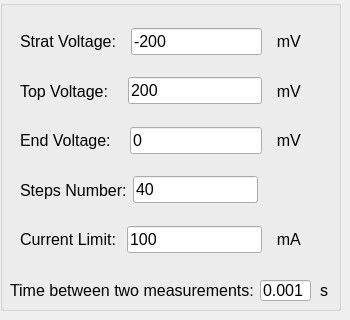
          <widget class="QWidget" name="tab">
           <attribute name="title">
            <string>Sweep Voltage</string>
           </attribute>
           <widget class="QGroupBox" name="groupBox_sweep_voltage">
            <property name="geometry">
             <rect>
              <x>0</x>
              <y>0</y>
              <width>341</width>
              <height>311</height>
             </rect>
            </property>
            <property name="title">
             <string/>
            </property>
            <widget class="QLabel" name="label_13">
             <property name="geometry">
              <rect>
               <x>10</x>
               <y>280</y>
               <width>261</width>
               <height>21</height>
              </rect>
             </property>
             <property name="font">
              <font>
               <pointsize>12</pointsize>
              </font>
             </property>
             <property name="text">
              <string>Time between two measurements:</string>
             </property>
            </widget>
            <widget class="QLineEdit" name="lineEdit_voltage_time_measurements">
             <property name="geometry">
              <rect>
               <x>260</x>
               <y>280</y>
               <width>51</width>
               <height>21</height>
              </rect>
             </property>
             <property name="font">
              <font>
               <pointsize>12</pointsize>
              </font>
             </property>
             <property name="text">
              <string>0.001</string>
             </property>
            </widget>
            <widget class="QLabel" name="label_14">
             <property name="geometry">
              <rect>
               <x>320</x>
               <y>280</y>
               <width>21</width>
               <height>21</height>
              </rect>
             </property>
             <property name="font">
              <font>
               <pointsize>12</pointsize>
              </font>
             </property>
             <property name="text">
              <string>s</string>
             </property>
            </widget>
            <widget class="QWidget" name="layoutWidget_7">
             <property name="geometry">
              <rect>
               <x>20</x>
               <y>20</y>
               <width>281</width>
               <height>241</height>
              </rect>
             </property>
             <layout class="QVBoxLayout" name="verticalLayout_7">
              <item>
               <layout class="QHBoxLayout" name="horizontalLayout_8">
                <item>
                 <widget class="QLabel" name="label_25">
                  <property name="font">
                   <font>
                    <pointsize>12</pointsize>
                   </font>
                  </property>
                  <property name="text">
                   <string>Strat Voltage:  </string>
                  </property>
                 </widget>
                </item>
                <item>
                 <widget class="QLineEdit" name="lineEdit_start_voltage">
                  <property name="font">
                   <font>
                    <pointsize>12</pointsize>
                   </font>
                  </property>
                  <property name="text">
                   <string>-200</string>
                  </property>
                 </widget>
                </item>
                <item>
                 <widget class="QLabel" name="label_26">
                  <property name="font">
                   <font>
                    <pointsize>12</pointsize>
                   </font>
                  </property>
                  <property name="text">
                   <string>  mV</string>
                  </property>
                 </widget>
                </item>
               </layout>
              </item>
              <item>
               <layout class="QHBoxLayout" name="horizontalLayout_13">
                <item>
                 <widget class="QLabel" name="label_27">
                  <property name="font">
                   <font>
                    <pointsize>12</pointsize>
                   </font>
                  </property>
                  <property name="text">
                   <string>Top Voltage:   </string>
                  </property>
                 </widget>
                </item>
                <item>
                 <widget class="QLineEdit" name="lineEdit_top_voltage">
                  <property name="font">
                   <font>
                    <pointsize>12</pointsize>
                   </font>
                  </property>
                  <property name="text">
                   <string>200</string>
                  </property>
                 </widget>
                </item>
                <item>
                 <widget class="QLabel" name="label_28">
                  <property name="font">
                   <font>
                    <pointsize>12</pointsize>
                   </font>
                  </property>
                  <property name="text">
                   <string>  mV</string>
                  </property>
                 </widget>
                </item>
               </layout>
              </item>
              <item>
               <layout class="QHBoxLayout" name="horizontalLayout_14">
                <item>
                 <widget class="QLabel" name="label_29">
                  <property name="font">
                   <font>
                    <pointsize>12</pointsize>
                   </font>
                  </property>
                  <property name="text">
                   <string>End Voltage:   </string>
                  </property>
                 </widget>
                </item>
                <item>
                 <widget class="QLineEdit" name="lineEdit_end_voltage">
                  <property name="font">
                   <font>
                    <pointsize>12</pointsize>
                   </font>
                  </property>
                  <property name="text">
                   <string>0</string>
                  </property>
                 </widget>
                </item>
                <item>
                 <widget class="QLabel" name="label_30">
                  <property name="font">
                   <font>
                    <pointsize>12</pointsize>
                   </font>
                  </property>
                  <property name="text">
                   <string>  mV</string>
                  </property>
                 </widget>
                </item>
               </layout>
              </item>
              <item>
               <layout class="QHBoxLayout" name="horizontalLayout_15">
                <item>
                 <widget class="QLabel" name="label_31">
                  <property name="font">
                   <font>
                    <pointsize>12</pointsize>
                   </font>
                  </property>
                  <property name="text">
                   <string>Steps Number:</string>
                  </property>
                 </widget>
                </item>
                <item>
                 <widget class="QLineEdit" name="lineEdit_time_steps_v">
                  <property name="font">
                   <font>
                    <pointsize>12</pointsize>
                   </font>
                  </property>
                  <property name="text">
                   <string>40</string>
                  </property>
                 </widget>
                </item>
                <item>
                 <widget class="QLabel" name="label_15">
                  <property name="text">
                   <string/>
                  </property>
                 </widget>
                </item>
                <item>
                 <widget class="QLabel" name="label_37">
                  <property name="font">
                   <font>
                    <pointsize>12</pointsize>
                   </font>
                  </property>
                  <property name="text">
                   <string/>
                  </property>
                 </widget>
                </item>
                <item>
                 <widget class="QLabel" name="label_32">
                  <property name="font">
                   <font>
                    <pointsize>12</pointsize>
                   </font>
                  </property>
                  <property name="text">
                   <string/>
                  </property>
                 </widget>
                </item>
               </layout>
              </item>
              <item>
               <layout class="QHBoxLayout" name="horizontalLayout_16">
                <item>
                 <widget class="QLabel" name="label_33">
                  <property name="font">
                   <font>
                    <pointsize>12</pointsize>
                   </font>
                  </property>
                  <property name="text">
                   <string>Current Limit: </string>
                  </property>
                 </widget>
                </item>
                <item>
                 <widget class="QLineEdit" name="lineEdit_current_limit">
                  <property name="font">
                   <font>
                    <pointsize>12</pointsize>
                   </font>
                  </property>
                  <property name="text">
                   <string>100</string>
                  </property>
                 </widget>
                </item>
                <item>
                 <widget class="QLabel" name="label_34">
                  <property name="font">
                   <font>
                    <pointsize>12</pointsize>
                   </font>
                  </property>
                  <property name="text">
                   <string>  mA</string>
                  </property>
                 </widget>
                </item>
               </layout>
              </item>
             </layout>
            </widget>
           </widget>
          </widget>
